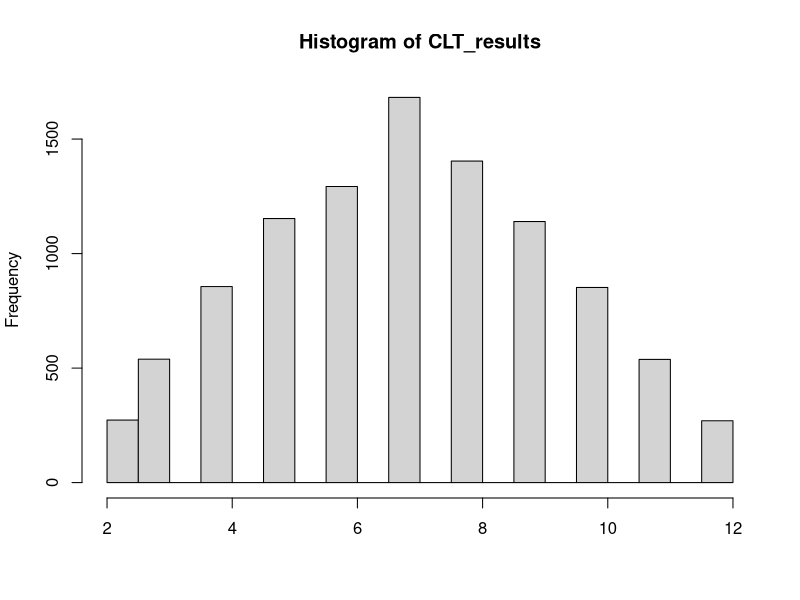
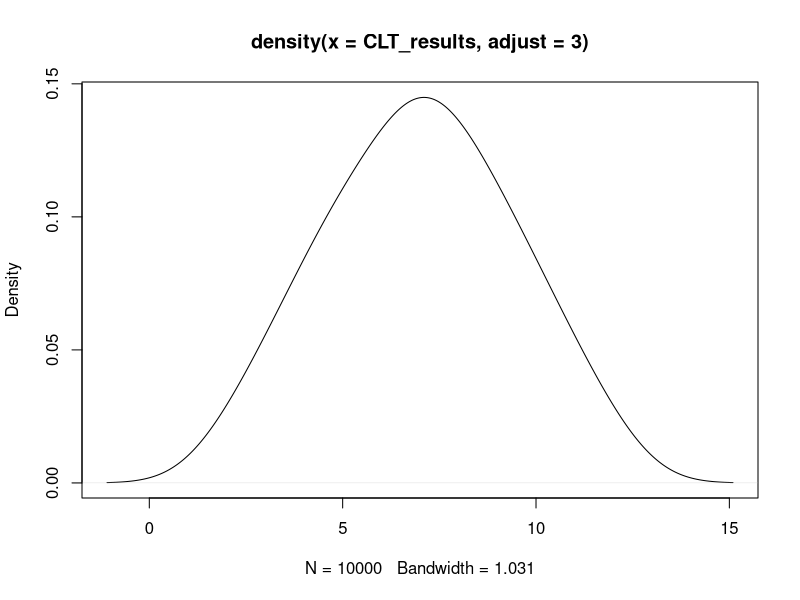

Reproduce these figures in R, in order.
## ---- chunk 1
x <- c(3,7,8)
y <- c(6,5,4)
z <- c(2,0,9)
M <- cbind(x, y, z)
M <- as.matrix(M)
M
## ---- chunk 2
vec <- seq(1:12)
B <- matrix(vec, nrow = 4, ncol = 3)
B
tB <- t(B)
tB
#tB %*% tB

## ---- chunk 3
r1 <- runif(100)
(A1 <- matrix(r1, nrow = 10, ncol = 10))

r2 <- runif(120)
(A2 <- matrix(r2, nrow = 10, ncol = 12))

(M <- solve(A1, A2))
## ---- chunk 4
n <-10000  # your choice
CLT_results <- c()
#initialize a vector
for(i in 1:n){
first_toss <- sample(1:6, size=1)
second_toss <- sample(1:6, size=1)
result_i <- first_toss + second_toss
CLT_results <- c(CLT_results, result_i)
# append to vector
}
hist(CLT_results, xlab="")

plot(density(CLT_results, adjust = 3)) #visualize

